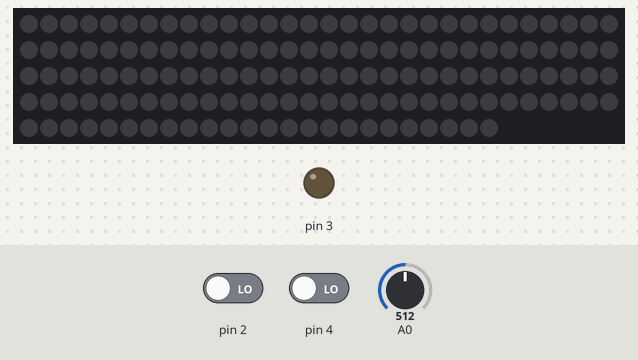
A sketch run on a simulated Arduino Uno, built with avr-gcc and run on an emulated ATmega328P. Parts: 144 RGB LEDs in strip order, left to right, continuing on the next row, output pins drawn as LEDs (lit = HIGH). The inputs (shaded band) are chosen by the test bench; at power-on: pin 4 LOW, pin 2 LOW, A0 = 512. Dim RGB values are drawn brighter than linear; what the sketch prints to the serial monitor is not drawn.

Above: at 1.2 s.
1.3 s: pin 4 driven HIGH
At 1.8 s:
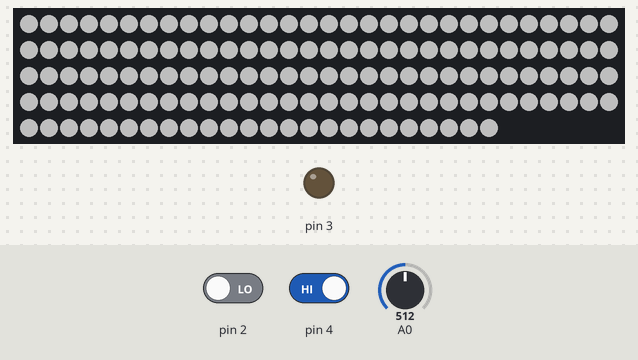
2.8 s: pin 2 driven HIGH
At 4.0 s:
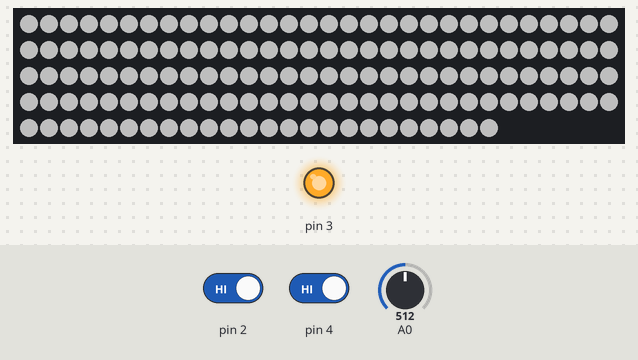
4.3 s: pin 4 driven LOW
At 5.2 s:
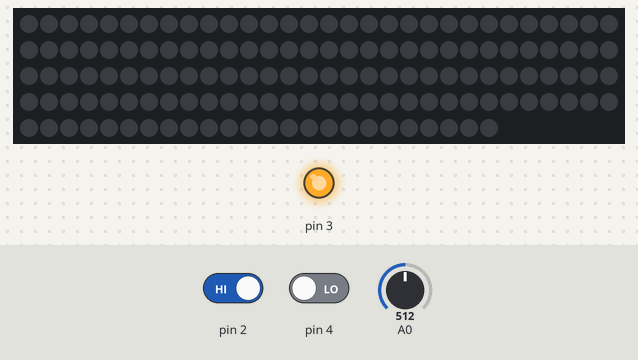
7.5 s: pin 2 driven LOW
At 8.9 s:
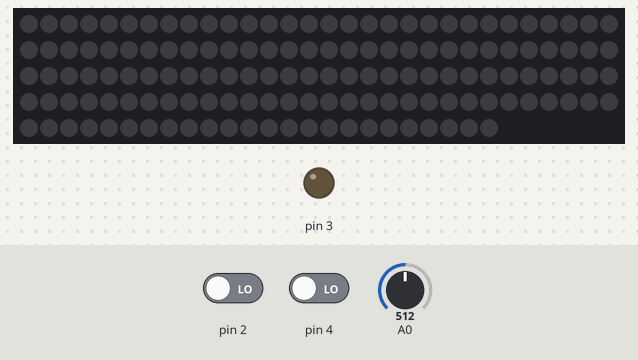
Timing chart, 0 to 10.5 s (numbered marks = the images above; inputs shaded):
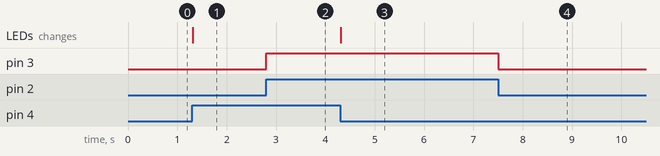

Measured:
- after the input at 1.3 s, the LEDs: change at once (image 1)
- after the input at 2.8 s, pin 3: LOW → HIGH at once
- after the input at 4.3 s, the LEDs: change at once (image 3)
- after the input at 7.5 s, pin 3: HIGH → LOW at once

The sketch:

arduinoNano.ino
```cpp
#include <FastLED.h>

#define PIN 6     // пин ленты
#define NUM_LEDS 144     // кол-во светодиодов

CRGB leds[NUM_LEDS];

void setup() {
  // put your setup code here, to run once:
  Serial.begin(9600);
  pinMode(3, OUTPUT);
  pinMode(2, INPUT);
  pinMode(4, INPUT);
  digitalWrite(3, LOW);

  FastLED.addLeds<WS2811, PIN, GRB>(leds, NUM_LEDS).setCorrection( TypicalLEDStrip );
  FastLED.setBrightness(80);
  for (int i = 0; i < NUM_LEDS; i++ ) {
    leds[i] = CRGB::White;
  }
}

void loop() {
  // put your main code here, to run repeatedly:
  int num = analogRead(A0);
  Serial.write(num>>2);
  if(digitalRead(2) == HIGH)
    digitalWrite(3, HIGH);
  else
    digitalWrite(3, LOW);
  byte bright = 0;
  if(digitalRead(4) == HIGH) bright = 80;
  FastLED.setBrightness(bright);
  FastLED.show();
}
```
